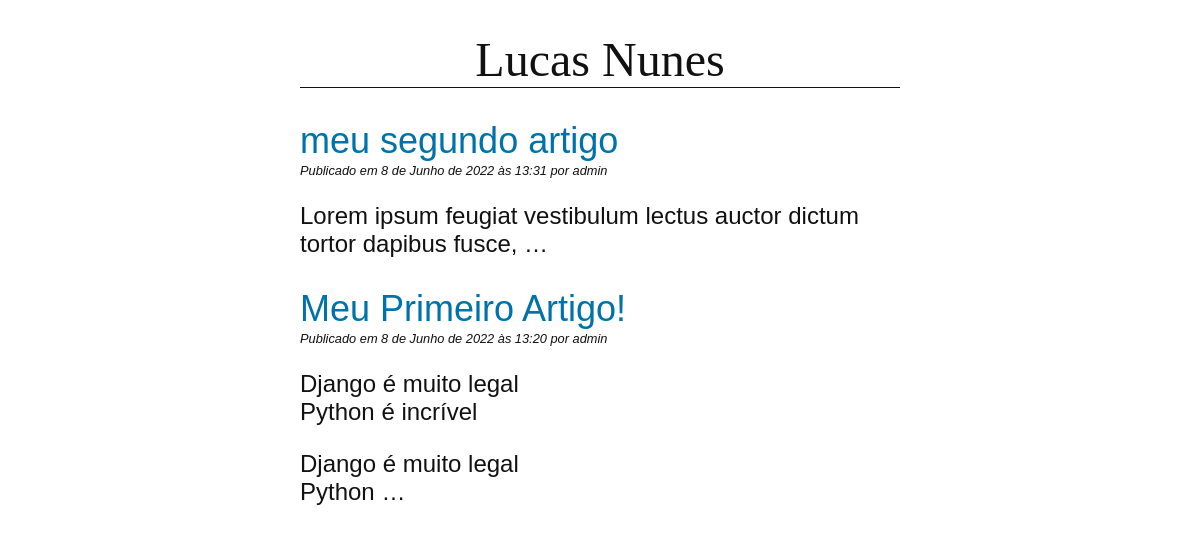
Screenshot of /blog/ with the database file from the repository.
### blog/models.py (models this page shows, shortened)
class Post(models.Model):
    title = models.CharField(max_length=255)
    slug = models.SlugField(max_length=255, unique=True)
    author = models.ForeignKey(User, on_delete=models.CASCADE) # 'on_delete=models.CASCADE' -> faz com que o post seja deletado caso o usuário seja deletado
    body = models.TextField() # campo ideal para o corpo do post, pois não tem um tamanho máximo
    created = models.DateTimeField(auto_now_add=True) # 'auto_now_add=True' add automaticamente a data e hora da criacao do artigo
    updated = models.DateTimeField(auto_now=True) # 'auto_now=True' atualiza o campo a cada atualização
    class Meta:
        ordering = ("-created",)
    def get_absolute_url(self):
        return reverse("blog:detail", kwargs={"slug": self.slug}) # serve para definir a url de um recurso "post"

### blog/views.py (the view)
class PostListView(ListView):
    model = Post

### blog/templates/blog/post_list.html (shortened to what this page needs)
{% extends "blog/base.html" %}
{% block content %}
    {% for post in post_list %}
        <article>
            <h2>
                <a href="{{ post.get_absolute_url }}">
                    {{ post.title }}
                </a>
            </h2>
            <p class="date">
                Publicado em {{ post.created }} por {{ post.author }}
            </p>
            {{ post.body|linebreaks|truncatewords:10 }}
        </article>
        {% endfor %}
{% endblock %}

### blog/templates/blog/base.html (shortened to what this page needs)
{% load static %}
<!DOCTYPE html>
<html lang="pt-BR">
<head>
    <link href="{% static 'css/blog.css' %}" rel="stylesheet">
</head>
<body>
    <header>
        <h1>Lucas Nunes</h1>
    </header>
    <main>
        {% block content %}
        {% endblock %}
    </main>
</body>
</html>

### blog/static/css/blog.css (style rules this page uses)
body { margin: 0 25%; font-family: sans-serif; font-size: 1.5rem; color: #111111; }
h1 { text-align: center; font-family: serif; font-weight: normal; border-bottom: 1px solid; }
h2 { color: #0072aa; font-weight: normal; margin-bottom: 1px; }
a { color:#0072aa; text-decoration:none; }
p.date { font-size: 0.8rem; font-style: italic; margin-top: 1px; }

### rows the page displays
Post: title "meu segundo artigo", created "8 de Junho de 2022 às 13:31", author "admin", body "Lorem ipsum feugiat vestibulum lectus auctor dictum tortor dapibus fusce, …"
Post: title "Meu Primeiro Artigo!", created "8 de Junho de 2022 às 13:20", author "admin", body "Django é muito legal Python é incrível Django é muito legal Python …"
